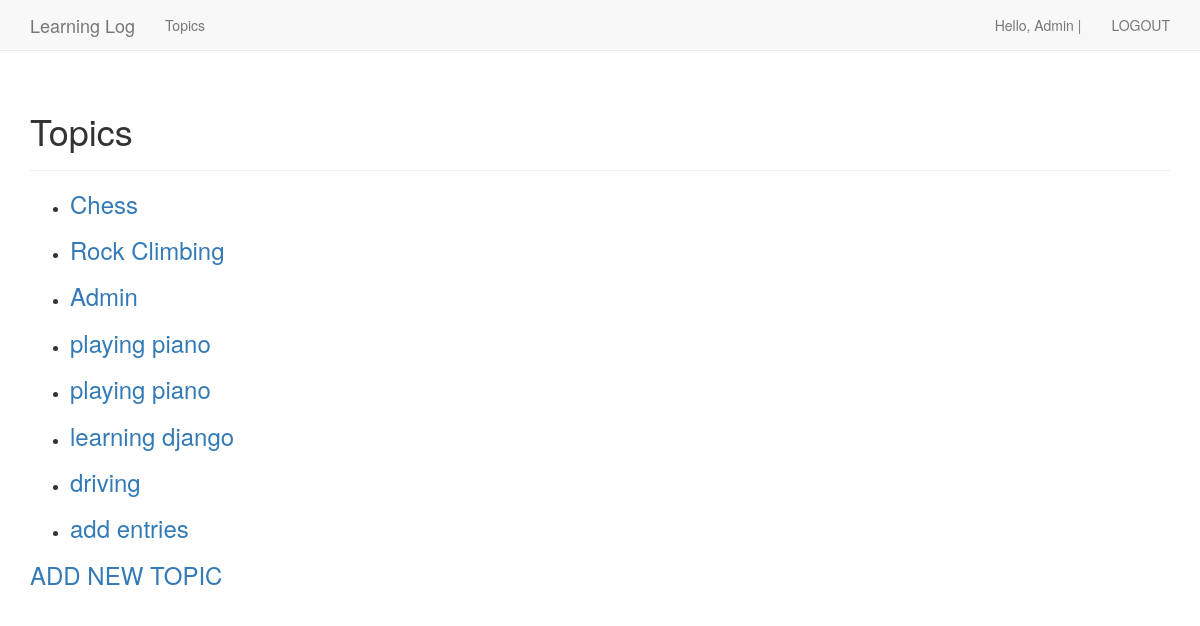
The app's page /topics/ (signed in) with its own data.
### learning_logs/models.py (models this page shows, shortened)
class Topic(models.Model):
    text = models.CharField(max_length=200)
    date_added = models.DateTimeField(auto_now_add=True)
    owner = models.ForeignKey(User, on_delete=models.CASCADE)

### learning_logs/views.py (the view)
# urls.py: path("topics/", views.topics, name="topics"),
@login_required(login_url='users:login')
def topics(request):
    my_topics = Topic.objects.filter(owner=request.user).order_by('date_added')
    context = {'topics': my_topics}
    return render(request, "learning_logs/topics.html", context=context)

### learning_logs/templates/learning_logs/topics.html (shortened to what this page needs)
{% extends "learning_logs/base.html" %}
{% block header %}
    <h1> Topics</h1>
{% endblock %}
{% block content %}
    <ul>
        {% for topic in topics %}
            <li>
                <h3> <a href="{% url "learning_logs:topic" topic.id %}">{{ topic.text }}</a></h3>
            </li>
        {% empty %}
            <li> No topics yet</li>
        {% endfor %}
    </ul>
    <h3>
        <a href="{% url 'learning_logs:add_new_topic' %}"> ADD NEW TOPIC</a>
    </h3>
{% endblock %}

### learning_logs/templates/learning_logs/base.html (shortened to what this page needs)
{% load bootstrap3 %}
<!DOCTYPE html>
<html lang="en">
<head>
    {% bootstrap_css %}
</head>
<body>
<nav class="navbar navbar-default navbar-static-top">
    <div class="container">
        <div class="navbar-header">
            <a class='navbar-brand' href="{% url 'learning_logs:home' %}">Learning Log</a>
        </div>
         <div id="navbar" class="navbar-collapse collapse" >
             <ul class="nav navbar-nav">
                 <li><a href="{% url 'learning_logs:topics' %}"> Topics</a> </li>
             </ul>
             <ul class="nav navbar-nav navbar-right">
                     {% if user.is_authenticated %}
                    <li> <a>Hello, {{ user.username|title }} | </a></li>
                    <li><a href="{% url 'users:logout' %}" >LOGOUT</a></li>
                    {% else %}
                    <li><a href="{% url 'users:login' %}">LOG IN</a> </li>
                    <li><a href="{% url 'users:register' %}">REGISTER</a></li>
                    {% endif %}
             </ul>
         </div>
    </div>
</nav>
<div class="container">
    <div class="page-header">{% block header %}
    {% endblock %}</div>
<div>{% block content %}
{% endblock %}</div>
</div>
</body>
</html>

### records on screen
Topic: text "Chess"
Topic: text "Rock Climbing"
Topic: text "Admin"
Topic: text "playing piano"
Topic: text "playing piano"
Topic: text "learning django"
Topic: text "driving"
Topic: text "add entries"

### other values on screen
{{ user.username|title }} "Admin"
